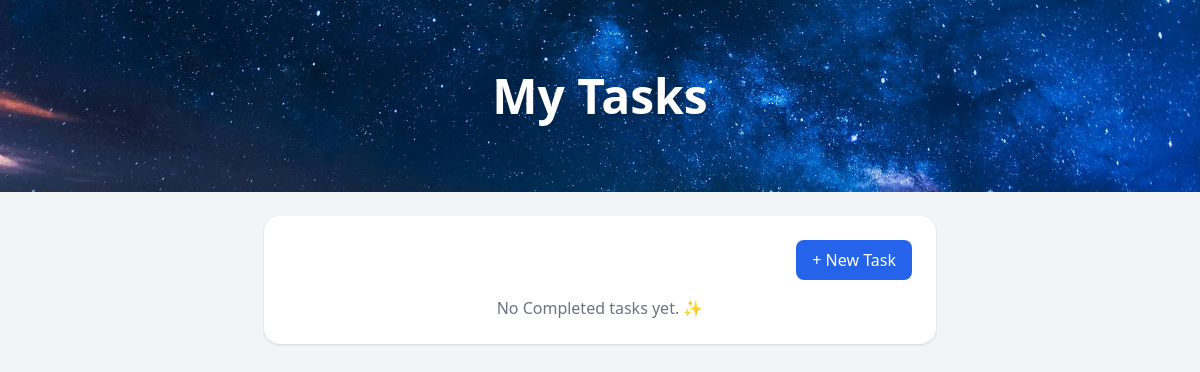
Page /reports/ on the earlier database version.
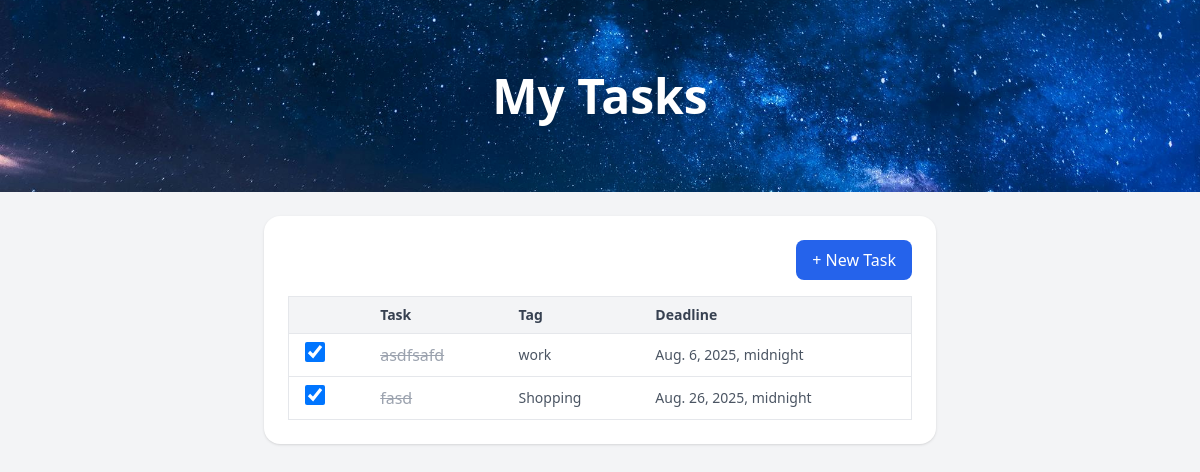
Same page on the later database version.
### tasks/models.py (models this page shows, shortened)
class Task(models.Model):
    status_choices =[('I','Incomplete'),('C','Completed')]
    tag_choices =[('S','Shopping'),('W','work'),('O','Other'),('A','All')]
    name = models.CharField(max_length=200)
    description = models.TextField(blank=True)
    status = models.CharField(max_length=1,choices=status_choices,default='I')
    tag = models.CharField(max_length=1,choices=tag_choices,default='A')
    deadline = models.DateField(null=True,blank=True)
    created_at = models.DateTimeField(auto_now_add=True)

### tasks/views.py (the view)
# urls.py: path('reports/',views.completed_task_list, name='completed_task_list'),
def completed_task_list(request):
    dones = Task.objects.filter(status = 'C')
    return render(request,'tasks/Reports.html',{'tasks':dones})

### tasks/templates/tasks/Reports.html (shortened to what this page needs)
{% load static %}
<!DOCTYPE html>
<html lang="en">
<head>
  <script src="https://cdn.tailwindcss.com"></script>
</head>
<body class="bg-gray-100 min-h-screen flex flex-col">
  <div class="w-full h-48 bg-cover bg-center flex items-center justify-center"
       style="background-image: url('{% static "tasks/img/bannner.jpg" %}');">
    <h1 class="text-5xl text-white font-bold drop-shadow-lg">My Tasks</h1>
  </div>
  <div class="max-w-2xl mx-auto mt-6 bg-white rounded-2xl shadow p-6 w-full">
    <div class="flex justify-end mb-4">
      <button id="openModal"
              class="bg-blue-600 text-white px-4 py-2 rounded-lg hover:bg-blue-700">
        + New Task
      </button>
    </div>
{% if tasks %}
  <div class="overflow-x-auto">
    <table class="min-w-full border border-gray-200 divide-y divide-gray-200 rounded-lg shadow-sm">
      <thead class="bg-gray-100">
        <tr>
          <th class="px-4 py-2 text-left text-sm font-semibold text-gray-700"></th>
          <th class="px-4 py-2 text-left text-sm font-semibold text-gray-700">Task</th>
          <th class="px-4 py-2 text-left text-sm font-semibold text-gray-700">Tag</th>
          <th class="px-4 py-2 text-left text-sm font-semibold text-gray-700">Deadline</th>
        </tr>
      </thead>
      <tbody class="bg-white divide-y divide-gray-200">
        {% for task in tasks %}
          <tr class="hover:bg-gray-50">
            <td class="px-4 py-2">
             <input type="checkbox"
       class="w-5 h-5 text-blue-600 rounded border-gray-300 task-checkbox"
       data-task-id="{{ task.id }}"
       {% if task.status == 'C' %}checked{% endif %}>
            </td>
            <td class="px-4 py-2">
              <span class="task-name {% if task.status == 'C' %}line-through text-gray-400{% endif %}">
                {{ task.name }}
              </span>
            </td>
            <td class="px-4 py-2 text-sm text-gray-600">
              {{ task.get_tag_display }}
            </td>
            <td class="px-4 py-2 text-sm text-gray-600">
              {{ task.deadline }}
            </td>
          </tr>
        {% endfor %}
      </tbody>
    </table>
  </div>
{% else %}
  <p class="text-center text-gray-500">No Completed tasks yet. ✨</p>
{% endif %}
</body>
</html>

Differences in the rows shown:
now on this page (row edited): Task: status "☑", name "asdfsafd", tag "work", deadline "Aug. 6, 2025, midnight"
added Task: status "☑", name "fasd", tag "Shopping", deadline "Aug. 26, 2025, midnight"
Other differences:
text no longer shown: "No Completed tasks yet. ✨"
text now shown: "Task Tag Deadline"
